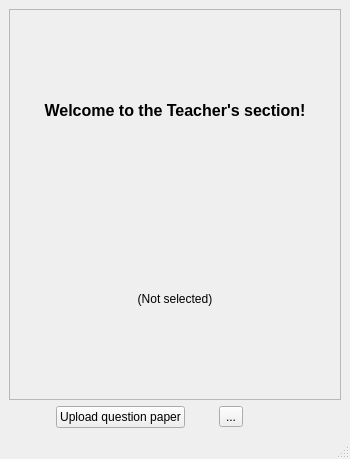
<?xml version="1.0" encoding="UTF-8"?>
<ui version="4.0">
 <class>TeacherMainWindow</class>
 <widget class="QMainWindow" name="TeacherMainWindow">
  <property name="geometry">
   <rect>
    <x>0</x>
    <y>0</y>
    <width>350</width>
    <height>459</height>
   </rect>
  </property>
  <property name="windowTitle">
   <string>TeacherMainWindow</string>
  </property>
  <widget class="QWidget" name="centralwidget">
   <layout class="QGridLayout" name="gridLayout_2">
    <item row="0" column="0" colspan="3">
     <widget class="QFrame" name="frame">
      <property name="frameShape">
       <enum>QFrame::StyledPanel</enum>
      </property>
      <property name="frameShadow">
       <enum>QFrame::Raised</enum>
      </property>
      <layout class="QGridLayout" name="gridLayout">
       <item row="0" column="0">
        <widget class="QLabel" name="label">
         <property name="text">
          <string>&lt;html&gt;&lt;head/&gt;&lt;body&gt;&lt;p align=&quot;center&quot;&gt;&lt;span style=&quot; font-size:12pt; font-weight:600;&quot;&gt;Welcome to the Teacher's section!&lt;/span&gt;&lt;/p&gt;&lt;/body&gt;&lt;/html&gt;</string>
         </property>
        </widget>
       </item>
       <item row="1" column="0">
        <widget class="QLabel" name="filePath">
         <property name="text">
          <string>(Not selected)</string>
         </property>
         <property name="alignment">
          <set>Qt::AlignCenter</set>
         </property>
        </widget>
       </item>
      </layout>
     </widget>
    </item>
    <item row="1" column="0">
     <spacer name="horizontalSpacer">
      <property name="orientation">
       <enum>Qt::Horizontal</enum>
      </property>
      <property name="sizeHint" stdset="0">
       <size>
        <width>40</width>
        <height>20</height>
       </size>
      </property>
     </spacer>
    </item>
    <item row="1" column="1">
     <layout class="QHBoxLayout" name="horizontalLayout">
      <item>
       <widget class="QPushButton" name="submitQPaper">
        <property name="text">
         <string>Upload question paper</string>
        </property>
       </widget>
      </item>
      <item>
       <spacer name="horizontalSpacer_3">
        <property name="orientation">
         <enum>Qt::Horizontal</enum>
        </property>
        <property name="sizeHint" stdset="0">
         <size>
          <width>28</width>
          <height>20</height>
         </size>
        </property>
       </spacer>
      </item>
      <item>
       <widget class="QToolButton" name="uploadQPaperButton">
        <property name="text">
         <string>...</string>
        </property>
       </widget>
      </item>
     </layout>
    </item>
    <item row="1" column="2">
     <spacer name="horizontalSpacer_2">
      <property name="orientation">
       <enum>Qt::Horizontal</enum>
      </property>
      <property name="sizeHint" stdset="0">
       <size>
        <width>92</width>
        <height>20</height>
       </size>
      </property>
     </spacer>
    </item>
   </layout>
  </widget>
  <widget class="QStatusBar" name="statusbar"/>
  <widget class="QMenuBar" name="menubar">
   <property name="geometry">
    <rect>
     <x>0</x>
     <y>0</y>
     <width>350</width>
     <height>20</height>
    </rect>
   </property>
  </widget>
  <action name="actionStart">
   <property name="text">
    <string>Start</string>
   </property>
  </action>
  <action name="actionExit">
   <property name="text">
    <string>Exit</string>
   </property>
  </action>
 </widget>
 <resources/>
 <connections/>
</ui>
